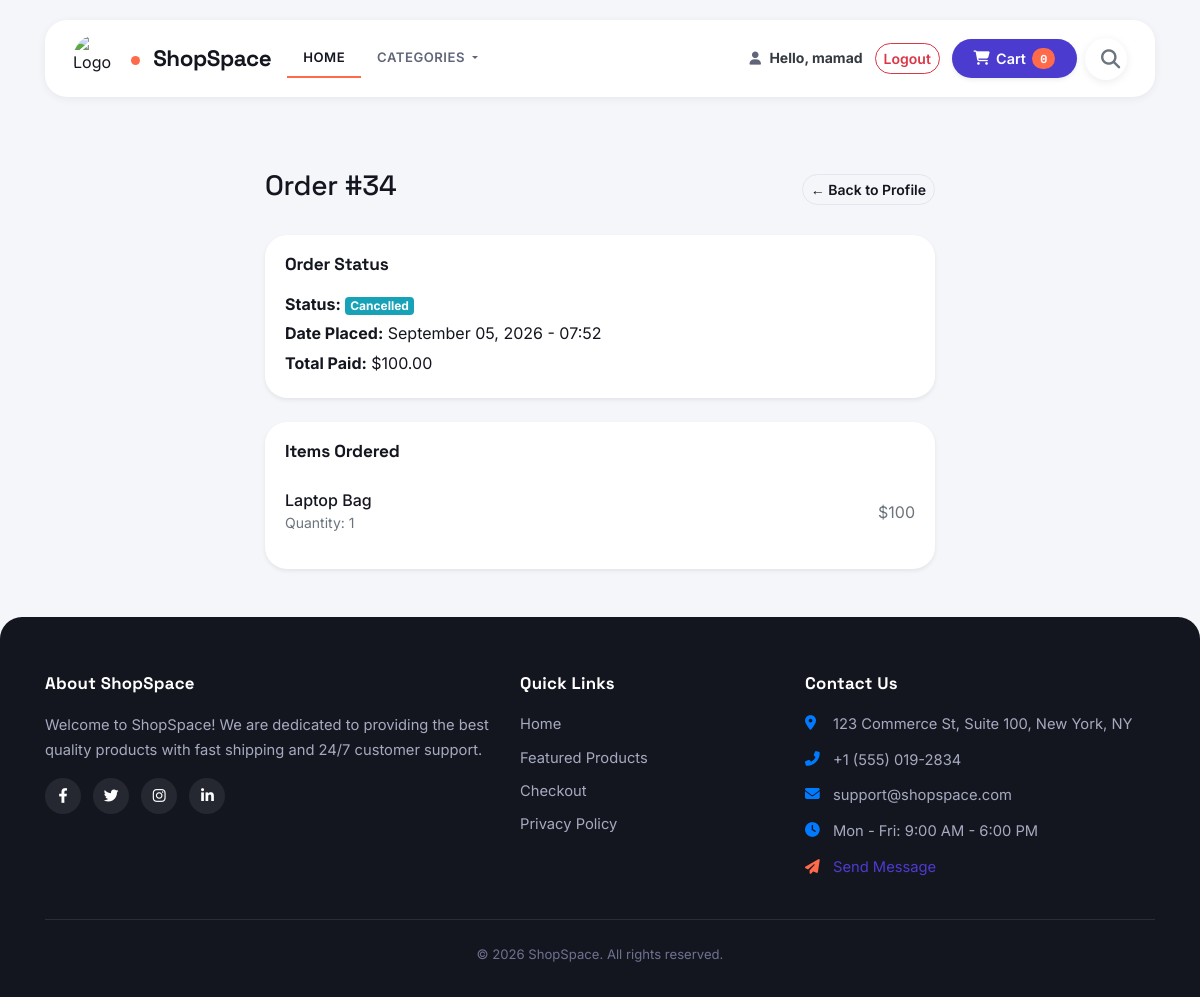
The page /useraccounts/my-order/34/ (signed in) on the database its author committed.
### shop/models.py (models this page shows, shortened)
class Order(models.Model):
    STATUS_CHOICES = (
        ('Pending', 'Pending'),
        ('Processing', 'Processing'),
        ('Shipped', 'Shipped'),
        ('Delivered', 'Delivered'),
        ('Cancelled', 'Cancelled'),
    )
    user = models.ForeignKey(
        settings.AUTH_USER_MODEL,
        on_delete=models.SET_NULL,
        null=True,
        blank=True,
        related_name='orders'
    )
    items = models.CharField(max_length=1000)
    name = models.CharField(max_length=200)
    email = models.EmailField()
    phone_num = models.CharField(null=False, blank=False, max_length= 15, default="")
    address = models.CharField(max_length=1000)
    city = models.CharField(max_length=200)
    state = models.CharField(max_length=200)
    zip_code = models.CharField(max_length=100)
    total_price = models.DecimalField(
        max_digits=10, decimal_places=2, default=0.00
    )
    status = models.CharField(max_length=20, choices=STATUS_CHOICES, default='Pending')
    created_at = models.DateTimeField(default=timezone.now)

### useraccounts/views.py (the view)
# urls.py: path('my-order/<int:order_id>/', views.user_order_detail, name='user_order_detail'),
@login_required
def user_order_detail(request, order_id):
    order = get_object_or_404(Order, id=order_id, user=request.user)
    items_data = {}
    if isinstance(order.items, str):
        try:
            items_data = json.loads(order.items)
        except json.JSONDecodeError:
            items_data = {}
    else:
        items_data = order.items
    return render(request, 'useraccounts/user_order_detail.html', {
        'order': order,
        'items_data': items_data,
    })

### useraccounts/templates/useraccounts/user_order_detail.html
{% extends "shop/base.html" %}
{% block content %}
<div class="container my-5" style="max-width: 700px;">
    <div class="d-flex justify-content-between align-items-center mb-4">
        <h3>Order #{{ order.id }}</h3>
        <a href="{% url 'useraccounts:profile' %}" class="btn btn-outline-secondary btn-sm">&larr; Back to Profile</a>
    </div>
    <div class="card shadow-sm border-0 mb-4">
        <div class="card-body">
            <h5 class="card-title font-weight-bold mb-3">Order Status</h5>
            <p class="mb-1"><strong>Status:</strong> <span class="badge badge-info">{{ order.status }}</span></p>
            <p class="mb-1"><strong>Date Placed:</strong> {{ order.created_at|date:"F d, Y - H:i" }}</p>
            <p class="mb-0"><strong>Total Paid:</strong> ${{ order.total_price }}</p>
        </div>
    </div>
    <div class="card shadow-sm border-0">
        <div class="card-body">
            <h5 class="card-title font-weight-bold mb-3">Items Ordered</h5>
            <ul class="list-group list-group-flush">
                {% for item, details in items_data.items %}
                    <li class="list-group-item d-flex justify-content-between align-items-center px-0">
                        <div>
                            <h6 class="mb-0">{{ details.1|default:item }}</h6>
                            <small class="text-muted">Quantity: {{ details.0 }}</small>
                        </div>
                        <span class="text-muted">${{ details.2 }}</span>
                    </li>
                {% empty %}
                    <li class="list-group-item px-0 text-muted">No item details available.</li>
                {% endfor %}
            </ul>
        </div>
    </div>
</div>
{% endblock %}

### shop/templates/shop/base.html (shortened to what this page needs)
{% load static %}
<!DOCTYPE html>
<html lang="en">
<head>
    <link rel="stylesheet" href="https://cdn.jsdelivr.net/npm/bootstrap@4.6.2/dist/css/bootstrap.min.css">
    <link rel="stylesheet" href="{% static 'shop/index.css' %}">
    <link rel="stylesheet" href="https://cdnjs.cloudflare.com/ajax/libs/font-awesome/6.4.0/css/all.min.css">
</head>
<body>
    <div class="container">
        <div class="row">
            <div class="col-md-12">
                <nav class="navbar navbar-expand-lg navbar-light custom-navbar mb-4">
                    <img src="{% static 'shop/images/logo.jpg.jpg' %}" alt="Logo" class="logo mr-2 rounded-circle" style="width: 50px; height: 50px; object-fit: cover;">
                    <a class="navbar-brand text-primary font-weight-bold" href="{% url 'shop:index' %}">
                        ShopSpace
                    </a>
                    <div class="collapse navbar-collapse" id="navbarSupportedContent">
                        <ul class="navbar-nav mr-auto">
                            <li class="nav-item active">
                                <a class="nav-link px-3" href="{% url 'shop:index' %}">Home</a>
                            </li>
                            <li class="nav-item dropdown">
                                <a class="nav-link dropdown-toggle px-3" href="#" id="navbarDropdown" role="button" data-toggle="dropdown" aria-haspopup="true" aria-expanded="false">
                                    Categories
                                </a>
                            </li>
                        </ul>
                        <div class="d-flex align-items-center flex-wrap gap-2">
                            <ul class="navbar-nav align-items-center mr-2">
                                {% if user.is_authenticated %}
                                    <li class="nav-item d-flex align-items-center">
                                        <a class="nav-link text-dark p-0 mr-1" href="{% url 'useraccounts:profile' %}" title="View Profile">
                                            <i class="fas fa-user"></i>
                                        </a>
                                        <span class="navbar-text text-dark font-weight-bold ml-1 mr-2 small">
                                            Hello, {{ user.username }}
                                        </span>
                                    </li>
                                    <li class="nav-item">
                                        <a class="btn btn-outline-danger btn-sm mx-1" href="{% url 'useraccounts:logout' %}">Logout</a>
                                    </li>
                                {% endif %}
                            </ul>
                            <div class="mr-2">
                                <button id="cart" data-html="true" type="button" class="btn btn-primary cart-btn shadow-sm" data-container="body" data-toggle="popover" data-placement="bottom" data-content="Your cart is empty">
                                </button>
                            </div>
                            <div>
                                <form action="{% url 'shop:index' %}" method="GET" class="mb-0">
                                    <div class="search-bar-container active">
                                        <i class="fas fa-search magnifier text-secondary"></i>
                                    </div>
                                </form>
                            </div>
                        </div>
                    </div>
                </nav>
            </div>
        </div>
        {% block content %}
        {% endblock %}
    </div>
    <footer class="site-footer mt-5">
        <div class="container">
            <div class="row">
                <div class="col-lg-5 col-md-6 mb-4 mb-lg-0">
                    <h5 class="footer-heading">About ShopSpace</h5>
                    <p class="footer-text">
                        Welcome to ShopSpace! We are dedicated to providing the best quality products with fast shipping and 24/7 customer support.
                    </p>
                    <div class="social-icons mt-3">
                        <a href="#" class="social-link"><i class="fab fa-facebook-f"></i></a>
                        <a href="#" class="social-link"><i class="fab fa-twitter"></i></a>
                        <a href="#" class="social-link"><i class="fab fa-instagram"></i></a>
                        <a href="#" class="social-link"><i class="fab fa-linkedin-in"></i></a>
                    </div>
                </div>
                <div class="col-lg-3 col-md-6 mb-4 mb-lg-0">
                    <h5 class="footer-heading">Quick Links</h5>
                    <ul class="list-unstyled footer-links">
                        <li><a href="{% url 'shop:index' %}">Home</a></li>
                        <li><a href="#">Featured Products</a></li>
                        <li><a href="{% url 'shop:checkout' %}">Checkout</a></li>
                        <li><a href="#">Privacy Policy</a></li>
                    </ul>
                </div>
                <div class="col-lg-4 col-md-12">
                    <h5 class="footer-heading">Contact Us</h5>
                    <ul class="list-unstyled footer-contact">
                        <li><i class="fas fa-map-marker-alt mr-2 text-primary"></i>123 Commerce St, Suite 100, New York, NY</li>
                        <li><i class="fas fa-phone-alt mr-2 text-primary"></i>+1 (555) 019-2834</li>
                        <li><i class="fas fa-envelope mr-2 text-primary"></i>support@shopspace.com</li>
                        <li><i class="fas fa-clock mr-2 text-primary"></i>Mon - Fri: 9:00 AM - 6:00 PM</li>
                        <li><a href="{% url 'shop:contactus' %}"><i class="fas fa-paper-plane mr-2"></i>Send Message</a></li>
                    </ul>
                </div>
            </div>
            <hr class="footer-divider my-4">
            <div class="row align-items-center">
                <div class="col-md-12 text-center">
                    <p class="copyright-text mb-0">&copy; 2026 ShopSpace. All rights reserved.</p>
                </div>
            </div>
        </div>
    </footer>
</body>
</html>

### rows shown on the page
Order: id "34", status "Cancelled", created_at "September 05, 2026 - 07:52", total_price "100.00"

### other values the page prints
{{ user.username }} "mamad"
{{ details.1|default:item }} "Laptop Bag"
{{ details.0 }} "1"
{{ details.2 }} "100"
